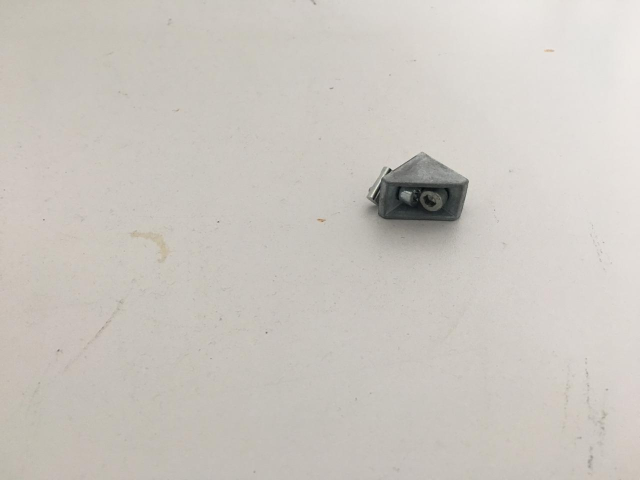
#> input picture image_tech/Q3.jpeg, 1280 x 960 px (shown at 1/2 size)
$ python preprocessing_bb.py
#> lines starting #> are read from the running program, lines starting #| are printed output that depends on the picture; after the words box and inside, x2 and y2 are one past the last pixel; in counts of white or black regions, pixels touching at a corner belong together
import numpy as np
import cv2
import matplotlib.pyplot as plt

def get_object(input):

    BLACK_THRESHOLD = 200
    LOW_SIZE_THRESHOLD = 30
    MAX_SIZE_THRESHOLD = 450

    imgray = cv2.GaussianBlur(input, (5, 5), 0)
    imgray = cv2.cvtColor(img, cv2.COLOR_BGR2GRAY)

    ret, thresh = cv2.threshold(imgray,0,255,cv2.THRESH_TRIANGLE)
    contours, hierarchy = cv2.findContours(thresh, cv2.RETR_TREE, cv2.CHAIN_APPROX_SIMPLE)

    #cv2.imshow('thresh', thresh)

    idx = 0
    for cnt in contours:
        idx += 1
        x, y, w, h = cv2.boundingRect(cnt)
        roi = img[y:y + h, x:x + w]
        if h < LOW_SIZE_THRESHOLD or w < LOW_SIZE_THRESHOLD or\
                h > MAX_SIZE_THRESHOLD or w > MAX_SIZE_THRESHOLD:
            continue
        # cv2.imwrite(str(idx) + '.png', roi)
        cv2.rectangle(img, (x, y), (x + w, y + h), (200, 0, 0), 2)

    return img

def remove_bg(input,background):
    subtracted = np.abs(input - background)
    subtracted[subtracted < 0 ] = 0
    subtracted[subtracted > 240] = 0
    print(subtracted)
    return subtracted

if __name__ == "__main__":


    img = cv2.imread('image_tech/Q3.jpeg')
#> img is the input picture: shape (960, 1280, 3); mean B, G, R 191.9, 198.2, 202.8
    #img = cv2.imread('image_tech/T7.jpeg')
    img = cv2.resize(img,(640,480))
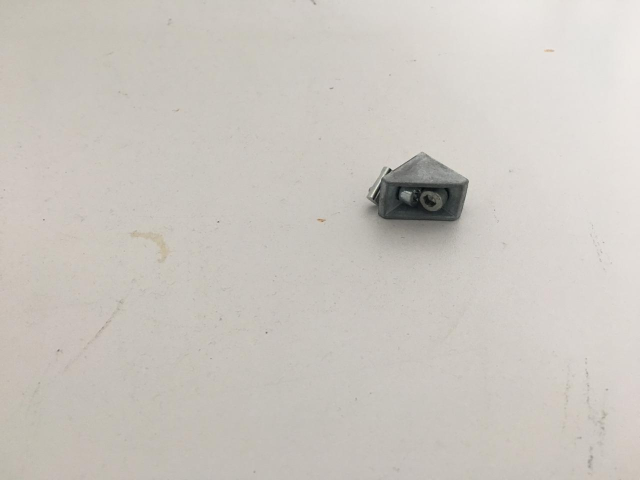
#> img: shape (480, 640, 3); mean B, G, R 192.1, 198.3, 203
    #img = cv2.cvtColor(img, cv2.COLOR_BGR2GRAY)


    bg_img = cv2.imread('image_tech/template.png')
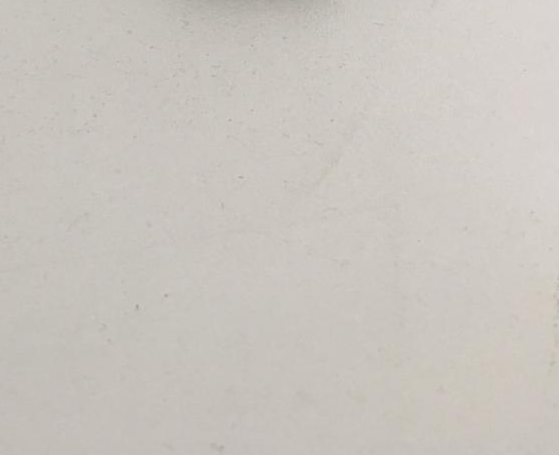
#> input picture image_tech/template.png, 559 x 455 px
#> bg_img is the input picture: shape (455, 559, 3); mean B, G, R 191.1, 197.2, 201.8
    bg_img = cv2.resize(bg_img, (640, 480))
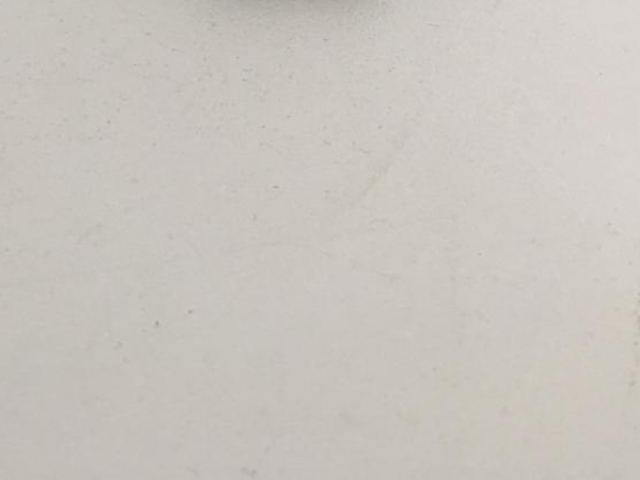
#> bg_img: shape (480, 640, 3); mean B, G, R 191.1, 197.1, 201.7
    bg_img = cv2.cvtColor(bg_img, cv2.COLOR_BGR2GRAY)
#> bg_img: shape (480, 640)


    #abc = remove_bg(img,bg_img)
    out = get_object(img)
#> in get_object, `ret, thresh = cv2.threshold(imgray,0,255,cv2.THRESH_TRIANGLE)`:
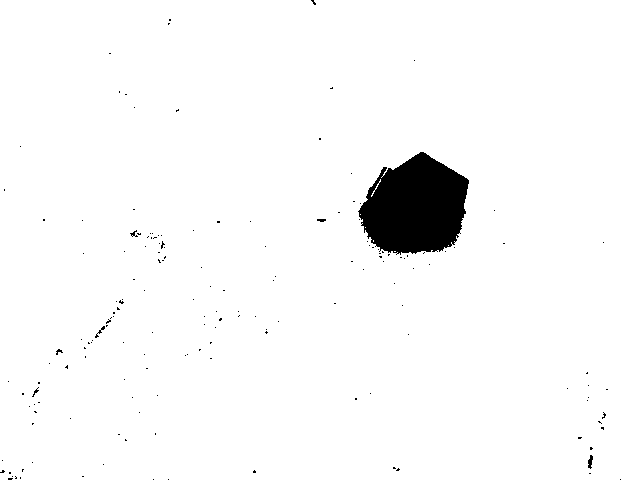
#> thresh: shape (480, 640); 97.2% white; 168 black regions (161 under 20 px)
#> in get_object, `ret, thresh = cv2.threshold(imgray,0,255,cv2.THRESH_TRIANGLE)`: ret = 182
#> in get_object, `contours, hierarchy = cv2.findContours(thresh, cv2.RETR_TREE, cv2.CHAI..`: contours = 190 contours, 182 with area under 20; largest, box (x1, y1, x2, y2) and area: (0, 0, 640, 480) 306038, (357, 151, 470, 256) 8346, (587, 454, 594, 470) 60, (316, 218, 327, 223) 32, (55, 348, 64, 356) 30, (31, 388, 40, 398) 28, (129, 229, 138, 237) 28, (160, 240, 166, 250) 22
#> the loop in get_object, `for cnt in contours:` made 190 passes
#> (x, y, w, h) on passes 1 to 3: (0, 0, 640, 480), (19, 476, 3, 4), (14, 476, 4, 4)
#> after the loop in get_object, `for cnt in contours:`:
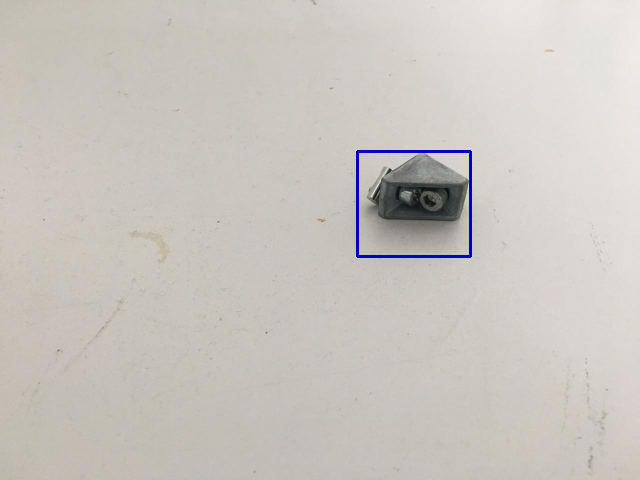
#> img: shape (480, 640, 3); 0.42% of pixels changed, all inside (x1, y1, x2, y2) = (356, 150, 472, 258)
#> after the loop in get_object, `for cnt in contours:`: idx = 190

    cv2.imshow('Threshold', img)
    cv2.imshow('Output', out)
    cv2.waitKey()
